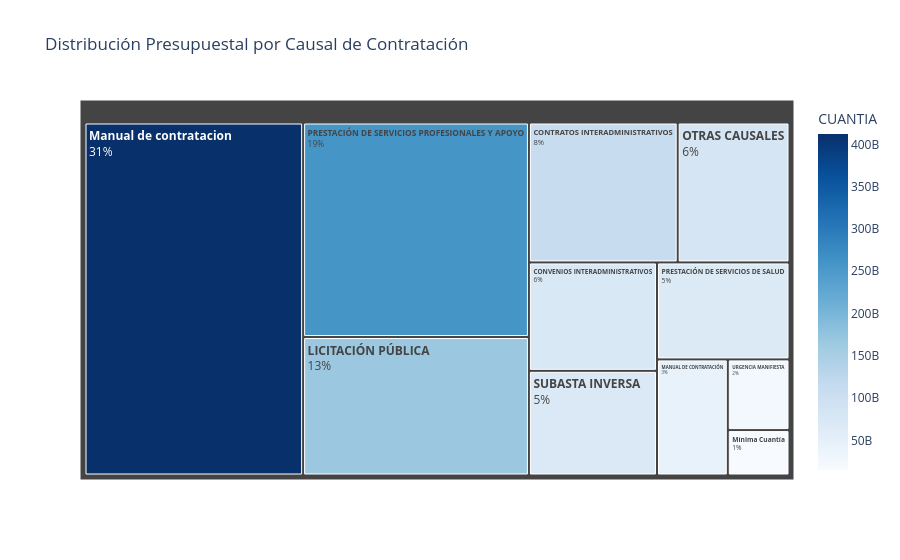

This figure's notebook cell:
### Code cell
import plotly.express as px
import pandas as pd

# --- PARTE 1: PREPARACIÓN DE DATOS ---
df_causal = (
    df_basico_filtrado.groupby("CAUSAL_CONTRATO")["VALOR_VIGENTE"]
    .agg(["count", "sum"])
    .reset_index()
)
df_causal.columns = ["CAUSAL", "CANTIDAD", "CUANTIA"]
df_causal = df_causal.sort_values(by="CUANTIA", ascending=False)

# Agrupamos las causales pequeñas para que el gráfico no sea un caos
top_n_causales = 10
if len(df_causal) > top_n_causales:
    df_top = df_causal.iloc[:top_n_causales].copy()
    df_others = pd.DataFrame(
        [
            {
                "CAUSAL": "OTRAS CAUSALES",
                "CANTIDAD": df_causal.iloc[top_n_causales:]["CANTIDAD"].sum(),
                "CUANTIA": df_causal.iloc[top_n_causales:]["CUANTIA"].sum(),
            }
        ]
    )
    df_grafico_causal = pd.concat([df_top, df_others], ignore_index=True)
else:
    df_grafico_causal = df_causal

# --- PARTE 2: GRÁFICO TREEMAP (SIN HOVER) ---
fig_causal = px.treemap(
    df_grafico_causal,
    path=["CAUSAL"],  # La jerarquía
    values="CUANTIA",
    title="Distribución Presupuestal por Causal de Contratación",
    color="CUANTIA",
    color_continuous_scale="Blues",  # Escala de azules profesional
)

fig_causal.update_traces(
    textinfo="label+percent root",  # Muestra el nombre y el % del total
    texttemplate="<b>%{label}</b><br>%{percentRoot:.0%}",  # Negrita y sin decimales
    hoverinfo="none",
)

fig_causal.update_layout(hovermode=False)
fig_causal.show()

# --- PARTE 3: TABLA RESUMEN ALINEADA ---
print("\n" + "─" * 50)
print("📋 DETALLE POR CAUSAL DE CONTRATACIÓN")
print("─" * 50)

display(
    df_causal.style.format({"CANTIDAD": formato_miles_co, "CUANTIA": formato_moneda_co})
    .set_properties(**{"text-align": "left"})
    .hide(axis="index")
)

### Figure 1 — Plotly figure (JSON) as saved in the notebook; plotly's stock layout.template omitted (floating-point values rounded to 4 significant figures)
{"data": [{"branchvalues": "total", "customdata": [[412300000000.0], [258800000000.0], [167100000000.0], [111200000000.0], [74190000000.0], [71610000000.0], [68640000000.0], [43930000000.0], [23310000000.0], [14970000000.0], [83590000000.0]], "domain": {"x": [0, 1], "y": [0, 1]}, "hoverinfo": "none", "hovertemplate": "labels=%{label}<br>CUANTIA_sum=%{value}<br>parent=%{parent}<br>id=%{id}<br>CUANTIA=%{color}<extra></extra>", "ids": ["Manual de contratacion", "PRESTACIÓN DE SERVICIOS PROFESIONALES Y APOYO", "LICITACIÓN PÚBLICA", "CONTRATOS INTERADMINISTRATIVOS", "CONVENIOS INTERADMINISTRATIVOS", "SUBASTA INVERSA", "PRESTACIÓN DE SERVICIOS DE SALUD", "MANUAL DE CONTRATACIÓN", "URGENCIA MANIFIESTA", "Mínima Cuantía", "OTRAS CAUSALES"], "labels": ["Manual de contratacion", "PRESTACIÓN DE SERVICIOS PROFESIONALES Y APOYO", "LICITACIÓN PÚBLICA", "CONTRATOS INTERADMINISTRATIVOS", "CONVENIOS INTERADMINISTRATIVOS", "SUBASTA INVERSA", "PRESTACIÓN DE SERVICIOS DE SALUD", "MANUAL DE CONTRATACIÓN", "URGENCIA MANIFIESTA", "Mínima Cuantía", "OTRAS CAUSALES"], "marker": {"coloraxis": "coloraxis", "colors": [412300000000.0, 258800000000.0, 167100000000.0, 111200000000.0, 74190000000.0, 71610000000.0, 68640000000.0, 43930000000.0, 23310000000.0, 14970000000.0, 83590000000.0]}, "name": "", "parents": ["", "", "", "", "", "", "", "", "", "", ""], "textinfo": "label+percent root", "texttemplate": "<b>%{label}</b><br>%{percentRoot:.0%}", "type": "treemap", "values": [412300000000.0, 258800000000.0, 167100000000.0, 111200000000.0, 74190000000.0, 71610000000.0, 68640000000.0, 43930000000.0, 23310000000.0, 14970000000.0, 83590000000.0]}], "layout": {"coloraxis": {"colorbar": {"title": {"text": "CUANTIA"}}, "colorscale": [[0, "rgb(247,251,255)"], [0.125, "rgb(222,235,247)"], [0.25, "rgb(198,219,239)"], [0.375, "rgb(158,202,225)"], [0.5, "rgb(107,174,214)"], [0.625, "rgb(66,146,198)"], [0.75, "rgb(33,113,181)"], [0.875, "rgb(8,81,156)"], [1, "rgb(8,48,107)"]]}, "hovermode": false, "legend": {"tracegroupgap": 0}, "title": {"text": "Distribución Presupuestal por Causal de Contratación"}}}
